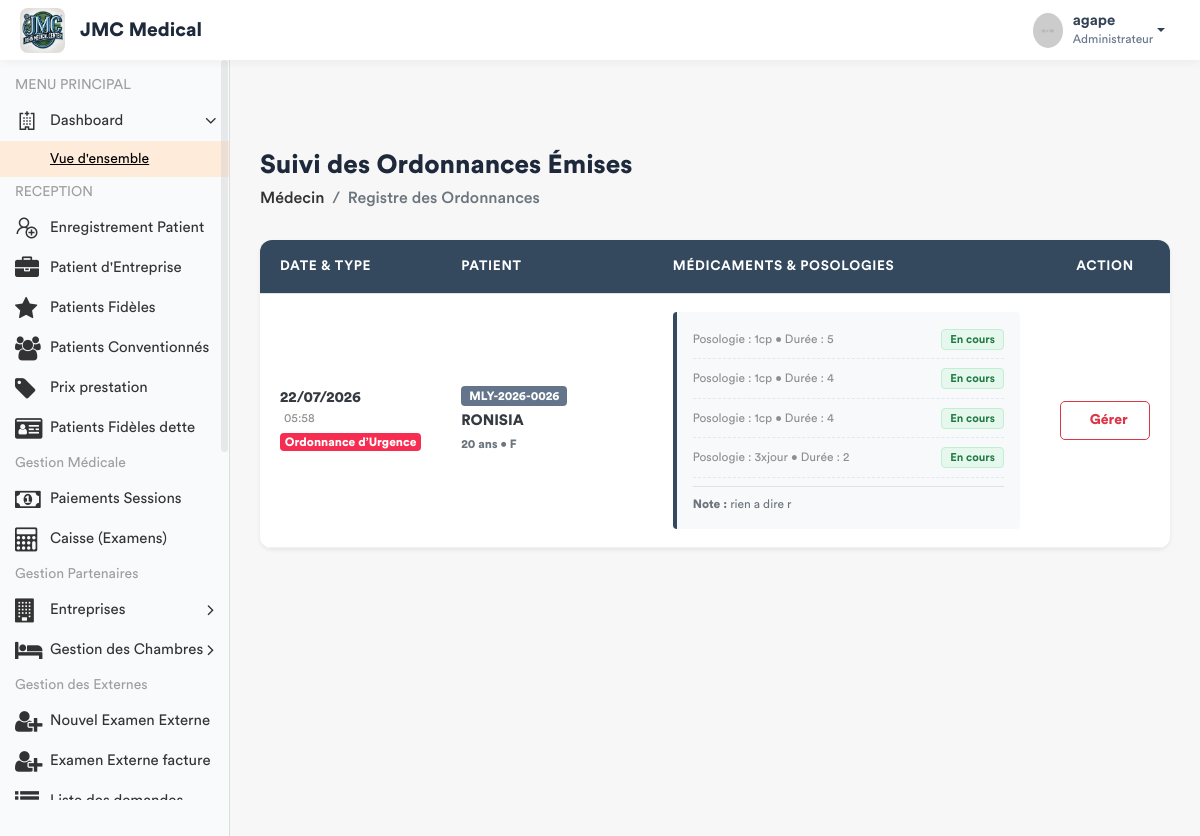
Before: /medecin/ordonnances-delivrees/ (signed in) with the older database file.
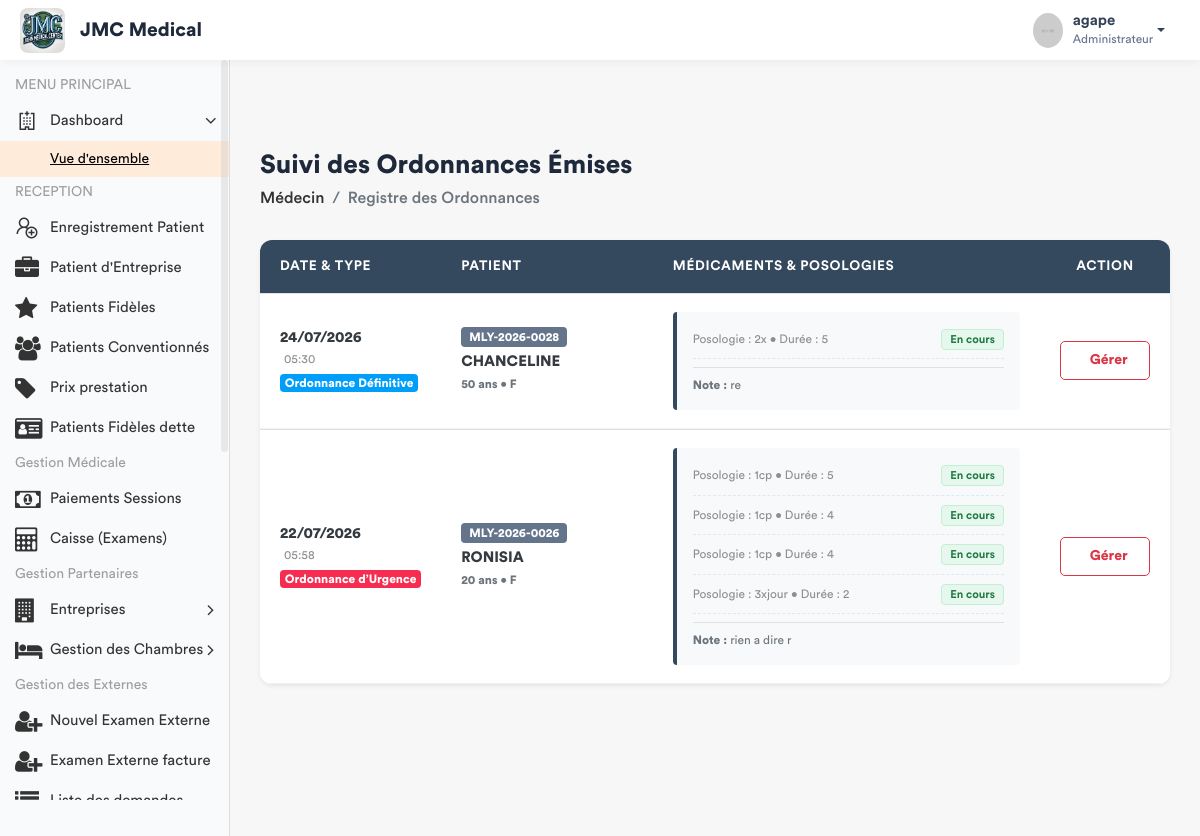
After: the same page with the newer database file.
### app/models.py (models this page shows, shortened)
class Ordonnance(models.Model):
    TYPE_CHOICES = [('URGENCE', 'Ordonnance d’Urgence'), ('DEFINITIVE', 'Ordonnance Définitive')]
    consultation = models.ForeignKey('Consultation', on_delete=models.CASCADE)
    date_prescrite = models.DateTimeField(default=timezone.now)
    type_ordonnance = models.CharField(max_length=20, choices=TYPE_CHOICES, default='URGENCE')
    diagnostic = models.CharField(max_length=255, blank=True)
    observation = models.TextField(blank=True)
    hopital = models.ForeignKey(Hopital , on_delete= models.SET_NULL , null = True)
    note = models.TextField(blank=True, null=True, verbose_name="Note")

class Consultation(models.Model):
    triage = models.OneToOneField(SigneVital, db_index=True, on_delete=models.CASCADE)
    medecin = models.ForeignKey(settings.AUTH_USER_MODEL, on_delete=models.SET_NULL, null=True)
    motif_consultation = models.TextField(verbose_name="Motif")
    antecedent = models.CharField(max_length  = 255 , null = True , blank = True)
    histoire_maladie = models.TextField(verbose_name="Histoire de la maladie")
    examen_physique = models.TextField(verbose_name="Examen physique")
    complement_d_anamnese = models.CharField(max_length=200, null=True)
    hypothese_diagnostique = models.TextField(verbose_name="Hypothèse diagnostique")
    date_creation = models.DateTimeField(default=timezone.now)
    consultation_payee = models.BooleanField(default=False, verbose_name="Consultation payée")
    session = models.OneToOneField(SessionSoins, on_delete=models.CASCADE, null=True)
    hopital = models.ForeignKey(Hopital , on_delete= models.SET_NULL , null = True)
    diagnostic_final = models.TextField(blank=True, null=True)

class SigneVital(models.Model):
    patient = models.ForeignKey(Patient, on_delete=models.CASCADE)
    temperature = models.DecimalField(max_digits=4, decimal_places=1)
    poids = models.DecimalField(max_digits=5, decimal_places=2)
    tension_arterielle = models.CharField(max_length=10)
    frequence_cardiaque = models.IntegerField()
    frequence_respiratoire = models.IntegerField(null=True, blank=True)
    saturation_oxygene = models.IntegerField(null=True, blank=True)
    date_prelevement = models.DateTimeField(default=timezone.now)
    infirmier = models.ForeignKey(User, on_delete=models.SET_NULL, null=True)
    est_consulte = models.BooleanField(default=False)
    session = models.ForeignKey(SessionSoins, on_delete=models.CASCADE, related_name='signes_vitaux', null=True)
    hopital = models.ForeignKey(Hopital , on_delete= models.SET_NULL , null = True)

class Patient(models.Model):
    TYPE_CHOICES = [
        ('SIMPLE', 'Patient Simple'),
        ('FIDELE', 'Patient Fidèle'),
        ('CONVENTIONNE', 'Patient Conventionné'),
    ]
    code_patient = models.CharField(max_length=20, unique=True, editable=False)
    noms = models.CharField(max_length=100)
    service = models.ForeignKey('Service', on_delete=models.PROTECT, related_name='patients', null=True)
    sexe = models.CharField(max_length=1, choices=[('M', 'Masculin'), ('F', 'Féminin')])
    age = models.CharField(max_length=30)
    adresse = models.TextField()
    telephone = models.CharField(max_length=20)
    hopital = models.ForeignKey(Hopital , on_delete=models.SET_NULL , related_name= 'patient_hopital', null = True)
    type_patient = models.CharField(max_length=15, choices=TYPE_CHOICES, default='SIMPLE')
    a_carte_fidelite = models.BooleanField(default=False, verbose_name="Possède carte de fidélité")
    entreprise = models.ForeignKey(
        'Entreprise',
        on_delete=models.SET_NULL,
        null=True,
        blank=True,
        related_name='patients',
        verbose_name="Entreprise (si conventionné)"
    )
    fiche_payee = models.BooleanField(default=False)
    created_by = models.ForeignKey(User, on_delete=models.SET_NULL, null=True, related_name='patients_crees')
    date_creation = models.DateTimeField(auto_now_add=True)
    date_modification = models.DateTimeField(auto_now=True)

class Medicament(models.Model):
    ordonnance = models.ForeignKey('Ordonnance', on_delete=models.CASCADE, related_name='medicaments')
    nom = models.CharField(max_length=255)
    posologie = models.CharField(max_length=255)
    duree = models.CharField(max_length=100)
    quantite = models.PositiveIntegerField(default=1, null = True, blank= True)
    hopital = models.ForeignKey(Hopital , on_delete= models.SET_NULL , null = True)
    STATUT_CHOICES = [('EN_COURS', 'En cours'), ('STOPPE', 'Stoppé')]
    statut = models.CharField(max_length=20, choices=STATUT_CHOICES, default='EN_COURS')

### app/views.py (the view, shortened to what this page needs)
# urls.py: path('medecin/ordonnances-delivrees/', views.liste_ordonnances_delivrees_view, name='liste_ordonnances_delivrees'),
@login_required
def liste_ordonnances_delivrees_view(request):
    role = Fonction.objects.select_related('hopital', 'fonctionKey').filter(userKey=request.user).first()
    hopital_user = role.hopital if role else None
    fonctionKey = role.fonctionKey.roleName if role and role.fonctionKey else None
    ordonnances_medecin = Ordonnance.objects.select_related(
        'consultation__triage__patient'
    ).prefetch_related(
        'medicaments'
    ).filter(
        hopital=hopital_user
    ).order_by('-date_prescrite')
    context = {
        'ordonnances_medecin': ordonnances_medecin,
        'fonctionKey': fonctionKey
    }
    return render(request, 'back-end/medecin/liste_ordonnances_delivrees.html', context)

### app/templates/back-end/medecin/liste_ordonnances_delivrees.html (shortened to what this page needs)
<!DOCTYPE html>
{% load static %}
<html lang="fr">
<head>
    {% include 'back-end/includes/css.html' %}
</head>
<body>
    <div class="main-wrapper">
        {% include 'back-end/includes/header.html' %}
        {% include 'back-end/includes/sidebar.html' %}
        <div class="page-wrapper">
            <div class="content container-fluid">
                <div class="page-header">
                    <div class="row">
                        <div class="col">
                            <h3 class="page-title" style="font-weight: 700; color: #1e293b;">Suivi des Ordonnances Émises</h3>
                            <ul class="breadcrumb">
                                <li class="breadcrumb-item"><a href="#">Médecin</a></li>
                                <li class="breadcrumb-item active">Registre des Ordonnances</li>
                            </ul>
                        </div>
                    </div>
                </div>
                <div class="card shadow-sm custom-table-card">
                    <div class="card-body p-0">
                        <div class="table-responsive">
                            <table class="table table-modern table-hover mb-0" width="100%">
                                <thead>
                                    <tr>
                                        <th style="width: 15%;">Date & Type</th>
                                        <th style="width: 25%;">Patient</th>
                                        <th style="width: 45%;">Médicaments & Posologies</th>
                                        <th style="width: 15%;" class="text-center">Action</th>
                                    </tr>
                                </thead>
                                <tbody>
                                    {% for ord in ordonnances_medecin %}
                                    <tr>
                                        <td class="align-middle">
                                            <div class="text-dark font-weight-bold">{{ ord.date_prescrite|date:"d/m/Y" }}</div>
                                            <small class="text-muted d-block mb-1">{{ ord.date_prescrite|date:"H:i" }}</small>
                                            <span class="badge {% if ord.type_ordonnance == 'URGENCE' %}badge-danger{% else %}badge-info{% endif %} font-weight-bold" style="font-size: 0.75rem;">
                                                {{ ord.get_type_ordonnance_display }}
                                            </span>
                                        </td>
                                        <td class="align-middle">
                                            <span class="badge badge-secondary mb-1 px-2 py-1" style="font-size: 0.75rem; background-color: #64748b;">
                                                {{ ord.consultation.triage.patient.code_patient }}
                                            </span>
                                            <span class="d-block text-uppercase font-weight-bold text-dark">{{ ord.consultation.triage.patient.noms }}</span>
                                            <small class="text-secondary font-weight-bold">{{ ord.consultation.triage.patient.age }} ans &bull; {{ ord.consultation.triage.patient.sexe }}</small>
                                        </td>
                                        <td class="align-middle">
                                            <div class="bg-light p-3 rounded" style="border-left: 4px solid #34495e;">
                                                {% for medoc in ord.medicaments.all %}
                                                <div class="d-flex justify-content-between align-items-center medoc-item">
                                                    <div>
                                                        <span class="text-muted small d-block">
                                                            Posologie : {{ medoc.posologie }} &bull; Durée : {{ medoc.duree }}
                                                        </span>
                                                    </div>
                                                    <div>
                                                        {% if medoc.statut == 'EN_COURS' %}
                                                            <span class="badge badge-actif px-2 py-1 small">En cours</span>
                                                        {% else %}
                                                            <span class="badge badge-stoppe px-2 py-1 small">Stoppé</span>
                                                        {% endif %}
                                                    </div>
                                                </div>
                                                {% endfor %}
                                                {% if ord.observation %}
                                                    <div class="mt-2 pt-2 border-top small text-secondary">
                                                        <strong>Note :</strong> {{ ord.observation }}
                                                    </div>
                                                {% endif %}
                                            </div>
                                        </td>
                                        <td class="text-center align-middle">
                                            <button type="button" class="btn btn-outline-danger btn-sm btn-block font-weight-bold py-2" data-toggle="modal" data-target="#modalGerer{{ ord.id }}">
                                                 Gérer
                                            </button>
                                        </td>
                                    </tr>
                                    {% endfor %}
                                </tbody>
                            </table>
                        </div>
                    </div>
                </div>
            </div>
        </div>
    </div>
</body>
</html>

### app/templates/back-end/includes/header.html (shortened to what this page needs)
{% load static %}
<header class="header-modern" style="background: #ffffff; height: 60px; box-shadow: 0 2px 10px rgba(0,0,0,0.05); display: flex; align-items: center; padding: 0 20px; position: relative; z-index: 1060;">
    <div class="header-left" style="display: flex; align-items: center;">
        <a href="{% url 'home' %}" class="logo">
            <img src="{% static 'front-end/assets/img/dr/jmc.jpeg' %}" width="45" height="45" alt="Moyanoli" style="border-radius: 8px;">
        </a>
        <span style="font-weight: 700; font-size: 1.2rem; margin-left: 15px; color: #1e293b;">JMC Medical</span>
    </div>
    <ul class="nav user-menu" style="list-style: none; display: flex; align-items: center; margin-left: auto;">
        <li class="nav-item dropdown has-arrow main-drop">
            <a href="#" class="dropdown-toggle nav-link" data-toggle="dropdown" style="display: flex; align-items: center; color: #334155; text-decoration: none;">
                <span class="user-img" style="margin-right: 10px;">
                    <img src="{% static 'back-end/assets/img/profiles/avatar-21.jpg' %}" width="35" height="35" alt="User" style="border-radius: 50%;">
                </span>
                <div style="line-height: 1.2;">
                    <span style="font-weight: 600; display: block;">{{ user.username }}</span>
                    <span style="font-size: 0.75rem; color: #64748b;">Administrateur</span>
                </div>
            </a>
        </li>
    </ul>
</header>

Changed rows visible on the page:
added Ordonnance: date_prescrite "24/07/2026", date_prescrite "05:30", type_ordonnance "Ordonnance Définitive", consultation.triage.patient.code_patient "MLY-2026-0028", consultation.triage.patient.noms "CHANCELINE", consultation.triage.patient.age "50", consultation.triage.patient.sexe "F", observation "re"
added Medicament: posologie "2x", duree "5", statut "En cours", shown under "24/07/2026"
